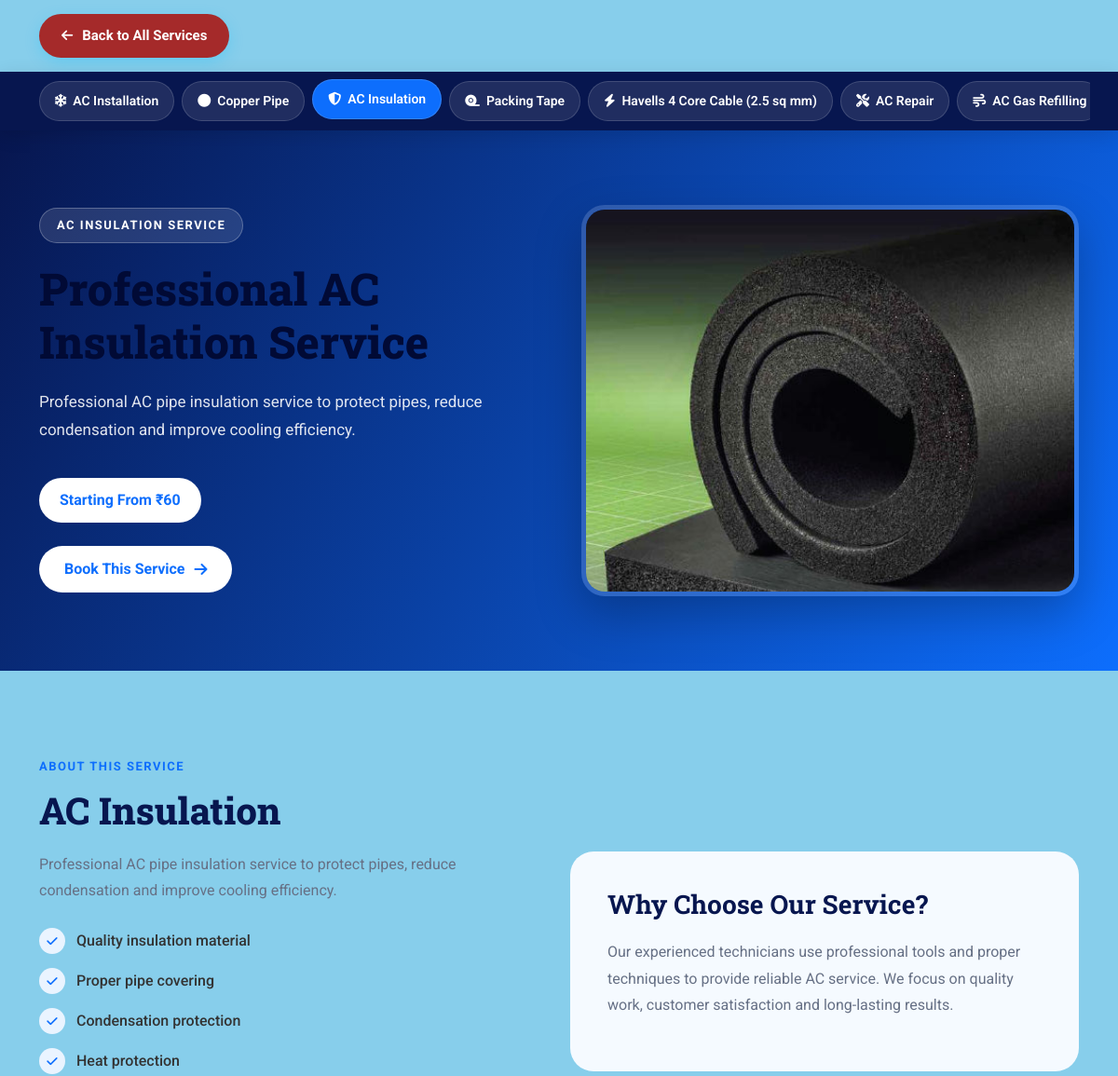
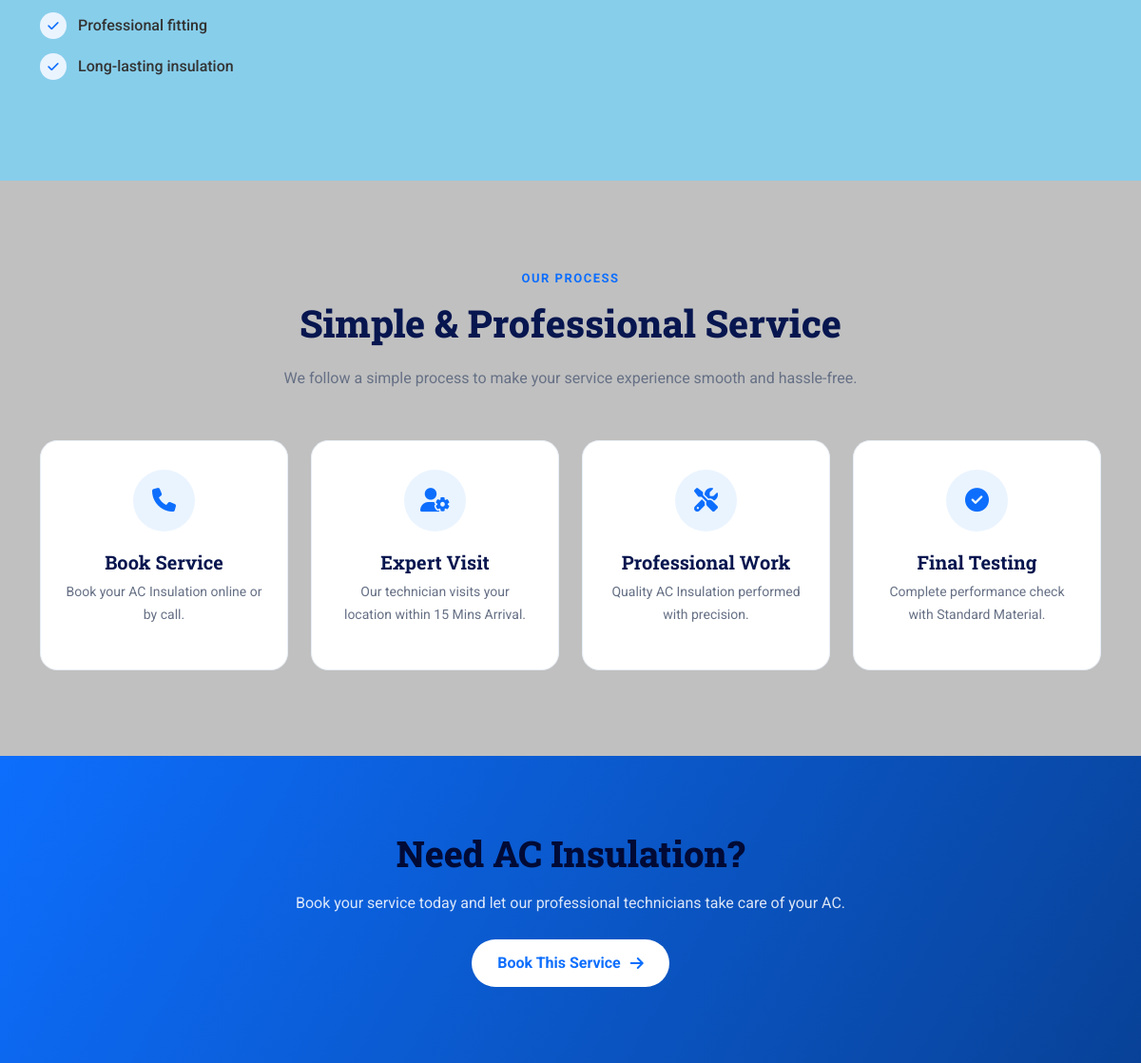
The page /all_services/service.php?service=ac_insulation on the database its author committed (2 pictures, top to bottom).
### tables this page shows
CREATE TABLE IF NOT EXISTS `services` (
  `id` int(11) NOT NULL AUTO_INCREMENT,
  `slug` varchar(100) NOT NULL,
  `name` varchar(255) NOT NULL,
  `badge` varchar(255) NOT NULL DEFAULT 'PROFESSIONAL AC SERVICE',
  `title` varchar(255) NOT NULL,
  `image` varchar(255) NOT NULL DEFAULT 'img/installation.jpg',
  `icon` varchar(255) NOT NULL DEFAULT 'img/icon/icon-01-light.png',
  `price` decimal(10,2) NOT NULL DEFAULT 0.00,
  `price_text` varchar(100) NOT NULL DEFAULT '',
  `short_desc` text NOT NULL,
  `description` text NOT NULL,
  `features` text DEFAULT NULL,
  `estimated_time` varchar(100) NOT NULL DEFAULT '60 Mins Arrival',
  `warranty` varchar(100) NOT NULL DEFAULT '30 Days Guarantee',
  `display_order` int(11) NOT NULL DEFAULT 0,
  `is_active` tinyint(1) NOT NULL DEFAULT 1,
  `created_at` timestamp NOT NULL DEFAULT current_timestamp(),
  `updated_at` timestamp NOT NULL DEFAULT current_timestamp() ON UPDATE current_timestamp(),
  PRIMARY KEY (`id`),
  UNIQUE KEY `slug` (`slug`)
);

### all_services/service.php (the view, shortened to what this page needs)
<?php
require_once '../includes/config.php';
$service_key = $_GET['service'] ?? 'ac_installation';
$services = [];
$db_services_query = mysqli_query($conn, "SELECT * FROM services WHERE is_active = 1 ORDER BY display_order ASC, id ASC");
if ($db_services_query && mysqli_num_rows($db_services_query) > 0) {
    while ($row = mysqli_fetch_assoc($db_services_query)) {
        $slug = $row['slug'];
        $img_src = $row['image'];
        if (strpos($img_src, 'http') !== 0 && strpos($img_src, '../') !== 0) {
            $img_src = '../' . $img_src;
        }
        $price_disp = !empty($row['price_text']) ? $row['price_text'] : ('Starting From ₹' . number_format($row['price'], 0));
        $raw_features = $row['features'] ?? '';
        $features_list = [];
        if (!empty($raw_features)) {
            $json_f = json_decode($raw_features, true);
            if (is_array($json_f)) {
                $features_list = $json_f;
            } else {
                $lines = explode("\n", $raw_features);
                foreach ($lines as $ln) {
                    $trimmed = trim($ln, " \t\n\r\0\x0B-•*");
                    if (!empty($trimmed)) {
                        $features_list[] = $trimmed;
                    }
                }
            }
        }
        $process_list = [
            ['icon' => 'fa-phone', 'title' => 'Book Service', 'text' => 'Book your ' . $row['name'] . ' online or by call.'],
            ['icon' => 'fa-user-cog', 'title' => 'Expert Visit', 'text' => 'Our technician visits your location within ' . (!empty($row['estimated_time']) ? $row['estimated_time'] : '60 Mins') . '.'],
            ['icon' => 'fa-tools', 'title' => 'Professional Work', 'text' => 'Quality ' . $row['name'] . ' performed with precision.'],
            ['icon' => 'fa-check-circle', 'title' => 'Final Testing', 'text' => 'Complete performance check with ' . (!empty($row['warranty']) ? $row['warranty'] : 'warranty guarantee') . '.']
        ];
        $services[$slug] = [
            'id' => $row['id'],
            'slug' => $slug,
            'name' => $row['name'],
            'badge' => !empty($row['badge']) ? $row['badge'] : 'PROFESSIONAL AC SERVICE',
            'title' => !empty($row['title']) ? $row['title'] : ('Professional ' . $row['name'] . ' Service'),
            'image' => $img_src,
            'icon' => $row['icon'],
            'price' => $price_disp,
            'raw_price' => (float)$row['price'],
            'description' => $row['description'],
            'short' => $row['short_desc'],
            'features' => $features_list,
            'process' => $process_list,
            'estimated_time' => $row['estimated_time'],
            'warranty' => $row['warranty']
        ];
    }
}
$service = $services[$service_key];
?>
<!DOCTYPE html>
<html lang="en">
<head>
<link href="../css/bootstrap.min.css" rel="stylesheet">
<link
href="https://cdnjs.cloudflare.com/ajax/libs/font-awesome/6.6.0/css/all.min.css"
rel="stylesheet"
>
</head>
<body>
<div class="back-service-wrapper">
    <div class="container">
        <a
            href="../services.php"
            class="back-service-btn"
        >
            <i class="fas fa-arrow-left"></i>
            Back to All Services
        </a>
    </div>
</div>
<nav class="service-navbar">
<div class="container">
<?php foreach ($services as $key => $navService): ?>
<a
    href="service.php?service=<?php echo urlencode($key); ?>"
    class="service-nav-btn <?php echo ($key === $service_key) ? 'active' : ''; ?>"
>
<?php
$icons = [
    'ac_installation' => 'fa-snowflake',
    'ac_pipe' => 'fa-circle',
    'ac_insulation' => 'fa-shield-halved',
    'ac_tape' => 'fa-tape',
    'ac_cable' => 'fa-bolt',
    'ac_repair' => 'fa-tools',
    'ac_gas' => 'fa-wind',
    'ac_maintenance' => 'fa-cog',
    'ac_cleaning' => 'fa-broom',
    'ac_stand' => 'fa-layer-group',
    'ac_uninstallation' => 'fa-times-circle',
    'ac_amc' => 'fa-calendar-check'
];
?>
<i class="fas <?php echo isset($icons[$key]) ? $icons[$key] : 'fa-tools'; ?>"></i>
<?php echo htmlspecialchars($navService['name']); ?>
</a>
<?php endforeach; ?>
</div>
</nav>
<section class="service-hero">
<div class="container">
<div class="row align-items-center g-5">
<div class="col-lg-6">
<span class="service-badge">
<?php echo htmlspecialchars($service['badge']); ?>
</span>
<h1>
<?php echo htmlspecialchars($service['title']); ?>
</h1>
<p>
<?php echo htmlspecialchars($service['description']); ?>
</p>
<span class="service-price">
<?php echo htmlspecialchars($service['price']); ?>
</span>
<br>
<button
    type="button"
    class="book-button"
    onclick="handleBooking()"
>
Book This Service
<i class="fas fa-arrow-right"></i>
</button>
</div>
<div class="col-lg-6">
<img
    src="<?php echo htmlspecialchars($service['image']); ?>"
    alt="<?php echo htmlspecialchars($service['name']); ?>"
    class="service-hero-image"
>
</div>
</div>
</div>
</section>
<section class="service-about">
<div class="container">
<div class="row align-items-center">
<div class="col-lg-6">
<span class="section-badge">
ABOUT THIS SERVICE
</span>
<h2 class="section-title">
<?php echo htmlspecialchars($service['name']); ?>
</h2>
<p class="section-text">
<?php echo htmlspecialchars($service['description']); ?>
</p>
<ul class="feature-list">
<?php foreach ($service['features'] as $feature): ?>
<li>
<i class="fas fa-check"></i>
<?php echo htmlspecialchars($feature); ?>
</li>
<?php endforeach; ?>
</ul>
</div>
<div class="col-lg-6 mt-5 mt-lg-0">
<div
style="
background:#f5faff;
padding:40px;
border-radius:25px;
"
>
<h3
style="
color:#07164f;
font-family:'Roboto Slab';
font-weight:700;
margin-bottom:20px;
"
>
Why Choose Our Service?
</h3>
<p class="section-text">
Our experienced technicians use professional
tools and proper techniques to provide reliable
AC service. We focus on quality work,
customer satisfaction and long-lasting results.
</p>
</div>
</div>
</div>
</div>
</section>
<section class="process-section">
<div class="container">
<div class="process-heading">
<span class="section-badge">
OUR PROCESS
</span>
<h2 class="section-title">
Simple & Professional Service
</h2>
<p class="section-text">
We follow a simple process to make your
service experience smooth and hassle-free.
</p>
</div>
<div class="row g-4">
<?php foreach ($service['process'] as $process): ?>
<div class="col-lg-3 col-md-6">
<div class="process-card">
<div class="process-icon">
<i class="fas <?php echo htmlspecialchars($process['icon']); ?>"></i>
</div>
<h4>
<?php echo htmlspecialchars($process['title']); ?>
</h4>
<p>
<?php echo htmlspecialchars($process['text']); ?>
</p>
</div>
</div>
<?php endforeach; ?>
</div>
</div>
</section>
<section class="service-cta">
<div class="container">
<h2>
Need
<?php echo htmlspecialchars($service['name']); ?>?
</h2>
<p>
Book your service today and let our
professional technicians take care of your AC.
</p>
<button
    type="button"
    class="book-button"
    onclick="handleBooking()"
>
Book This Service
<i class="fas fa-arrow-right"></i>
</button>
</div>
</section>
</body>
</html>

### all_services/service.php (style rules this page uses)
:root { --primary:#0d6efd; --dark:#07164f; --light:#f5faff; --text:#667085; }
* { box-sizing:border-box; }
body { margin:0; font-family:'Roboto',sans-serif; background:#fff; color:#222; }
.back-service-wrapper { background: skyblue; padding: 15px 0; }
.back-service-btn { display: inline-flex; align-items: center; gap: 10px; padding: 12px 24px; background: brown; color: #ffffff; border-radius: 30px; text-decoration: none; font-size: 15px; font-weight: 700; box-shadow: 0 5px 15px rgba(0,191,255,0.25); transition: all 0.3s ease; }
.back-service-btn i { font-size: 14px; }
.service-navbar { width:100%; background:#07164f; box-shadow:0 5px 20px rgba(0,0,0,.12); position:sticky; top:0; z-index:9999; }
.service-navbar .container { display:flex; align-items:center; gap:8px; overflow-x:auto; flex-wrap:nowrap; -webkit-overflow-scrolling:touch; padding-top:10px; padding-bottom:10px; scroll-behavior: smooth; scrollbar-width: thin; }
.service-nav-btn { flex:0 0 auto; display:inline-flex; align-items:center; gap:7px; padding:10px 16px; border-radius:30px; background:rgba(255,255,255,.10); color:#fff; text-decoration:none; font-size:14px; font-weight:600; border:1px solid rgba(255,255,255,.15); transition:.3s; }
.service-nav-btn:hover, .service-nav-btn.active { background:#0d6efd; color:#fff; transform:translateY(-2px); }
.service-hero { background:linear-gradient(120deg,#07164f,#0d6efd); padding:80px 0; color:#fff; }
.service-badge { display:inline-block; padding:8px 18px; border-radius:50px; background:rgba(255,255,255,.12); border:1px solid rgba(255,255,255,.25); font-size:13px; font-weight:700; letter-spacing:1.5px; margin-bottom:20px; }
.service-hero h1 { font-family:'Roboto Slab',serif; font-size:48px; font-weight:800; line-height:1.2; margin-bottom:20px; }
.service-hero p { font-size:17px; line-height:1.8; color:rgba(255,255,255,.88); max-width:650px; }
.service-price { display:inline-block; margin-top:20px; background:#fff; color:#0d6efd; padding:12px 22px; border-radius:50px; font-weight:700; }
.service-hero-image { width:100%; height:420px; object-fit:cover; border-radius:25px; border:5px solid rgba(255,255,255,.15); box-shadow:0 20px 50px rgba(0,0,0,.25); }
.service-about { padding:90px 0; background:skyblue; }
.section-badge { color:var(--primary); font-size:13px; font-weight:700; letter-spacing:1.5px; }
.section-title { color:var(--dark); font-family:'Roboto Slab',serif; font-size:40px; font-weight:800; margin:12px 0 20px; }
.section-text { color:var(--text); font-size:16px; line-height:1.8; }
.feature-list { margin-top:25px; padding:0; list-style:none; }
.feature-list li { display:flex; align-items:center; gap:12px; margin-bottom:15px; color:#333; font-weight:500; }
.feature-list i { width:28px; height:28px; display:flex; align-items:center; justify-content:center; background:#eaf4ff; color:var(--primary); border-radius:50%; font-size:13px; }
.process-section { padding:90px 0; background:silver; }
.process-heading { text-align:center; max-width:700px; margin:0 auto 50px; }
.process-card { background:#fff; padding:30px 25px; height:100%; border-radius:18px; border:1px solid #e8eef6; text-align:center; transition:.3s; }
.process-icon { width:65px; height:65px; margin:0 auto 20px; display:flex; align-items:center; justify-content:center; border-radius:50%; background:#eaf4ff; color:var(--primary); font-size:25px; }
.process-card h4 { font-family:'Roboto Slab',serif; color:var(--dark); font-weight:700; font-size:20px; }
.process-card p { color:var(--text); font-size:14px; line-height:1.7; }
.service-cta { padding:80px 20px; background:linear-gradient(120deg,#0d6efd,#084298); text-align:center; color:#fff; }
.service-cta h2 { font-family:'Roboto Slab',serif; font-size:38px; font-weight:800; margin-bottom:15px; }
.service-cta p { max-width:650px; margin:0 auto; color:rgba(255,255,255,.85); line-height:1.7; }
.book-button { display:inline-flex; align-items:center; justify-content:center; gap:10px; margin-top:25px; padding:13px 27px; border-radius:50px; background:#fff; color:#0d6efd; text-decoration:none; font-weight:700; border:none; cursor:pointer; transition:.3s; }

### rows shown on the page
services: name "AC Installation"
services: name "Copper Pipe"
services: name "AC Insulation", badge "AC INSULATION SERVICE", title "Professional AC Insulation Service", description "Professional AC pipe insulation service to protect pipes, reduce condensation and improve cooling efficiency.", price_text "Starting From ₹60"
services: name "Packing Tape"
services: name "Havells 4 Core Cable (2.5 sq mm)"
services: name "AC Repair"
services: name "AC Gas Refilling"

### other values the page prints
$feature "Quality insulation material"
$feature "Proper pipe covering"
$feature "Condensation protection"
$feature "Heat protection"
$feature "Professional fitting"
$feature "Long-lasting insulation"
$process['title'] "Book Service"
$process['text'] "Book your AC Insulation online or by call."
$process['title'] "Expert Visit"
$process['text'] "Our technician visits your location within 15 Mins Arrival."
$process['title'] "Professional Work"
$process['text'] "Quality AC Insulation performed with precision."
$process['title'] "Final Testing"
$process['text'] "Complete performance check with Standard Material."
